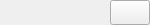
<?xml version="1.0" encoding="UTF-8"?>
<ui version="4.0">
 <class>uc_TBool</class>
 <widget class="QWidget" name="uc_TBool">
  <property name="geometry">
   <rect>
    <x>0</x>
    <y>0</y>
    <width>142</width>
    <height>25</height>
   </rect>
  </property>
  <property name="windowTitle">
   <string>Form</string>
  </property>
  <layout class="QHBoxLayout" name="horizontalLayout">
   <property name="spacing">
    <number>10</number>
   </property>
   <property name="leftMargin">
    <number>0</number>
   </property>
   <property name="topMargin">
    <number>0</number>
   </property>
   <property name="rightMargin">
    <number>0</number>
   </property>
   <property name="bottomMargin">
    <number>0</number>
   </property>
   <item>
    <widget class="QLabel" name="lbl_Name">
     <property name="sizePolicy">
      <sizepolicy hsizetype="Minimum" vsizetype="Preferred">
       <horstretch>0</horstretch>
       <verstretch>0</verstretch>
      </sizepolicy>
     </property>
     <property name="minimumSize">
      <size>
       <width>100</width>
       <height>0</height>
      </size>
     </property>
     <property name="font">
      <font>
       <family>Times New Roman</family>
       <pointsize>12</pointsize>
      </font>
     </property>
     <property name="text">
      <string/>
     </property>
     <property name="alignment">
      <set>Qt::AlignRight|Qt::AlignTrailing|Qt::AlignVCenter</set>
     </property>
    </widget>
   </item>
   <item>
    <widget class="QPushButton" name="btn_Value">
     <property name="sizePolicy">
      <sizepolicy hsizetype="Minimum" vsizetype="Expanding">
       <horstretch>0</horstretch>
       <verstretch>0</verstretch>
      </sizepolicy>
     </property>
     <property name="minimumSize">
      <size>
       <width>0</width>
       <height>0</height>
      </size>
     </property>
     <property name="text">
      <string/>
     </property>
     <property name="checkable">
      <bool>true</bool>
     </property>
    </widget>
   </item>
  </layout>
 </widget>
 <resources/>
 <connections/>
</ui>
